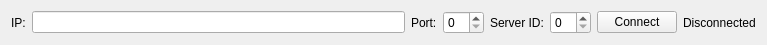
<?xml version="1.0" encoding="UTF-8"?>
<ui version="4.0">
 <class>TcpConnForm</class>
 <widget class="QWidget" name="TcpConnForm">
  <property name="geometry">
   <rect>
    <x>0</x>
    <y>0</y>
    <width>767</width>
    <height>41</height>
   </rect>
  </property>
  <property name="windowTitle">
   <string>Form</string>
  </property>
  <layout class="QHBoxLayout" name="horizontalLayout">
   <item>
    <widget class="QLabel" name="lblIpTitle">
     <property name="text">
      <string>IP:</string>
     </property>
    </widget>
   </item>
   <item>
    <widget class="QLineEdit" name="leIpAddress"/>
   </item>
   <item>
    <widget class="QLabel" name="lblPortTitle">
     <property name="text">
      <string>Port:</string>
     </property>
    </widget>
   </item>
   <item>
    <widget class="QSpinBox" name="sbPort"/>
   </item>
   <item>
    <widget class="QLabel" name="lblServerIdTitle">
     <property name="text">
      <string>Server ID:</string>
     </property>
    </widget>
   </item>
   <item>
    <widget class="QSpinBox" name="sbServerId"/>
   </item>
   <item>
    <widget class="QPushButton" name="btnConnect">
     <property name="text">
      <string>Connect</string>
     </property>
    </widget>
   </item>
   <item>
    <widget class="QLabel" name="lblStatus">
     <property name="text">
      <string>Disconnected</string>
     </property>
    </widget>
   </item>
  </layout>
 </widget>
 <resources/>
 <connections/>
</ui>
